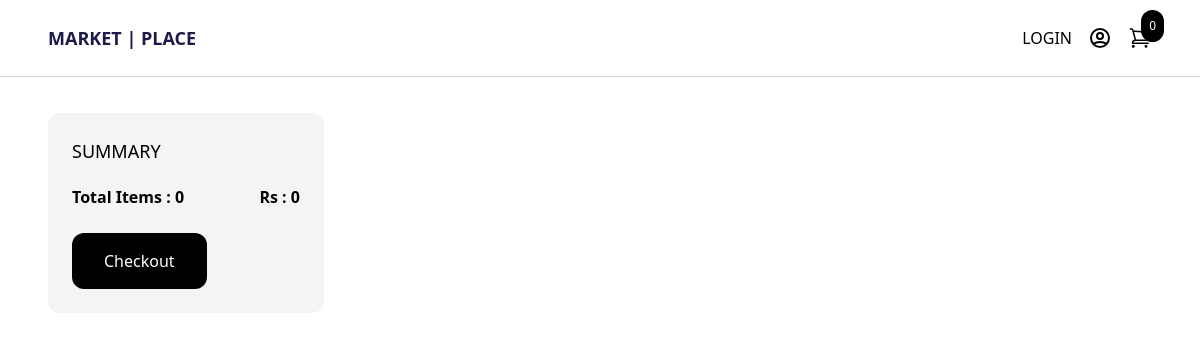
The page /cart/ (signed in) on the database as committed earlier.
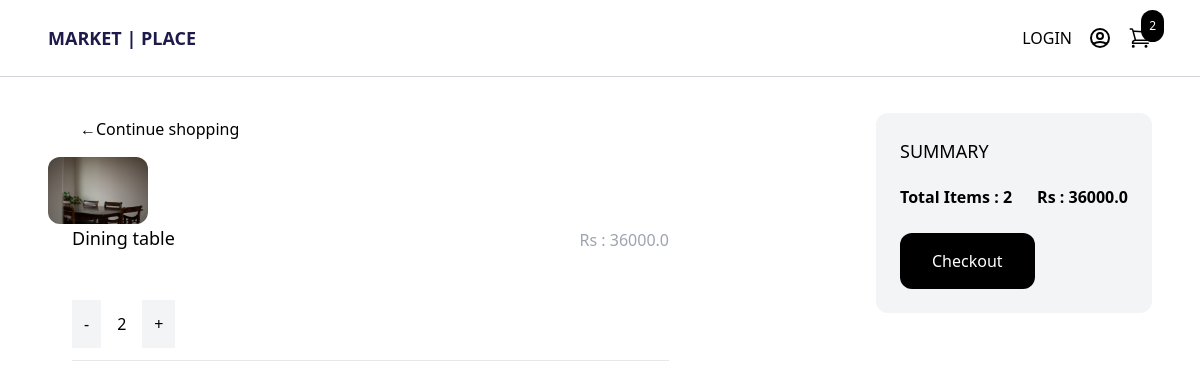
The same page on the database as committed later.
### store/models.py (models this page shows, shortened)
class Order(models.Model):
    customer = models.ForeignKey(Customer, on_delete=models.SET_NULL, blank=True, null=True)
    date_ordered = models.DateTimeField(auto_now_add=True)
    complete = models.BooleanField(default=False, null=True, blank=False)
    transaction_id = models.CharField(max_length=255, null=True)
    @property
    def get_cart_total(self):
        orderitems = self.orderitem_set.all()
        total = sum([item.get_total for item in orderitems])
        return total
    @property
    def get_cart_items(self):
        orderitems = self.orderitem_set.all()
        total = sum([item.quantity for item in orderitems])
        return total

class OrderItem(models.Model):
    product = models.ForeignKey(Product, on_delete=models.SET_NULL, blank=True, null=True)
    order = models.ForeignKey(Order, on_delete=models.SET_NULL, blank=True, null=True)
    quantity = models.IntegerField(default=0, null=True, blank=True)
    date_added = models.DateTimeField(auto_now_add=True)
    @property
    def get_total(self):
        total = self.product.price * self.quantity
        return total

class Product(models.Model):
    name = models.CharField(max_length=255, null=True)
    price = models.FloatField()
    digital = models.BooleanField(default=False, null=True, blank=True)
    image = models.ImageField(blank=True, null=True)

### store/views.py (the view, shortened to what this page needs)
# urls.py: path('cart/', views.cart, name="cart"),
def cart(request):
    if request.user.is_authenticated:
        customer = request.user.customer
        order, created = Order.objects.get_or_create(customer=customer, complete=False)
        items = order.orderitem_set.all()
        cartItems = order.get_cart_items
    context = {'items': items, 'order': order, 'cartItems':cartItems}
    return render(request, 'store/cart.html', context)

### store/templates/store/cart.html
{% extends 'store/main.html' %}
{% block content %}
<div class="max-w-6xl mx-auto flex flex-wrap items-start py-6 px-6 xl:px-0">
   {% for item in items %}
   <div class="products w-full lg:w-3/4">
    <a href="{% url 'store' %}" class="inline-block px-8 py-4 rounded-xl  text-black">
        &#x2190;Continue shopping
    </a>
    <a href="#" class="w-1/4">
        <img class="hover:shadow-lg rounded-xl" src="{{ item.product.image.url }}" width="100px"></img>
    </a>
    <div class="w-3/4 pl-6">
        <div class="flex justify-between">
            <a href="#" class="text-lg"> {{ item.product.name }} </a>
            <span class="mb-6 pt-1 text-gray-400">Rs : {{ item.get_total }}</span>
        </div>
        <div class="quantity mt-6 flex items-center space-x-4 mb-3 ">
            <a class="p-3 bg-gray-100 update-cart" data-product="{{item.product.id}}" data-action="remove">-</a>
            <span>{{ item.quantity }}</span>
            <a class="p-3 bg-gray-100 update-cart" data-product="{{item.product.id}}" data-action="add" >+</a>
        </div>
        <hr>
    </div>
</div>
   {% endfor %}
    <div class="summary w-full lg:w-1/4 p-6 bg-gray-100 rounded-xl mt-3">
        <h2 class="uppercase text-lg mb-5">Summary</h2>
        <div class="mb-6 flex justify-between">
            <span class="font-semibold">Total Items : {{ order.get_cart_items }}</span>
            <span class="font-semibold">Rs : {{ order.get_cart_total }}</span>
        </div>
        <a href="{% url 'check_out' %}" class="inline-block px-8 py-4 rounded-xl bg-black hover:bg-gray-700 text-white">Checkout</a>
    </div>
</div>
{% endblock %}

Rows that differ between the two databases and show on the page:
no longer on this page (row edited): Order: get_cart_items "0", get_cart_total "0"
added OrderItem: product.image (picture), product.name "Dining table", get_total "36000.0", quantity "2"
added Order: get_cart_items "2", get_cart_total "36000.0"
Other text that changed with them:
{{ cartItems }}: "0" → "2"
